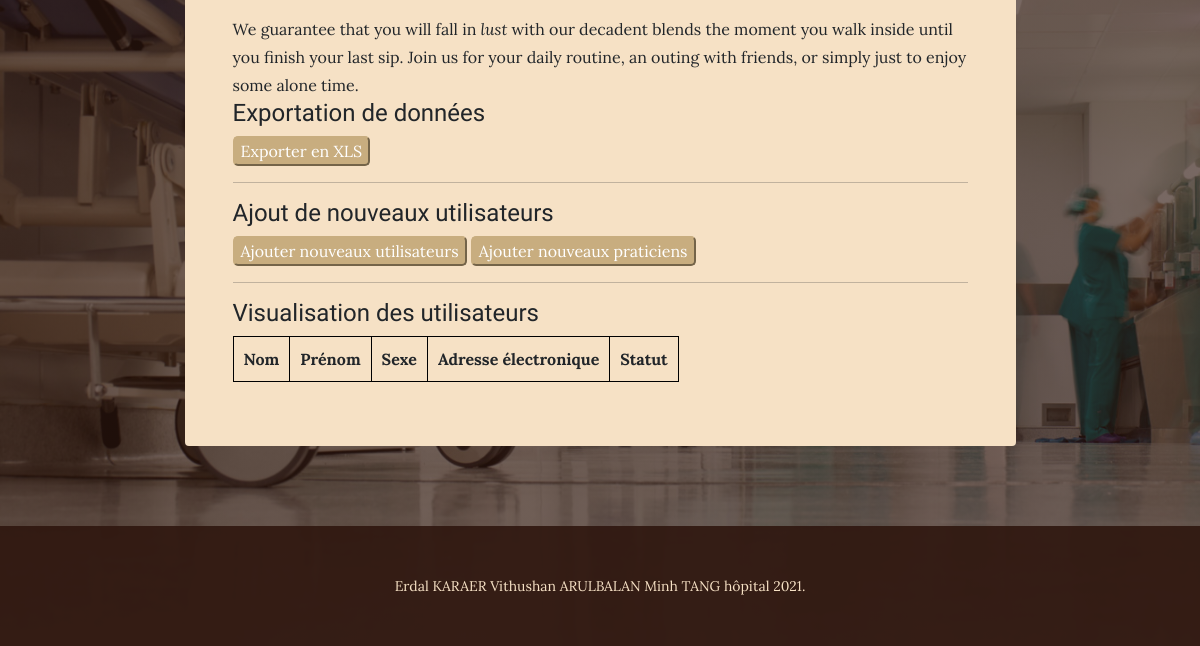
Before: /view/panel_admin.php (lower part) with the older database file.
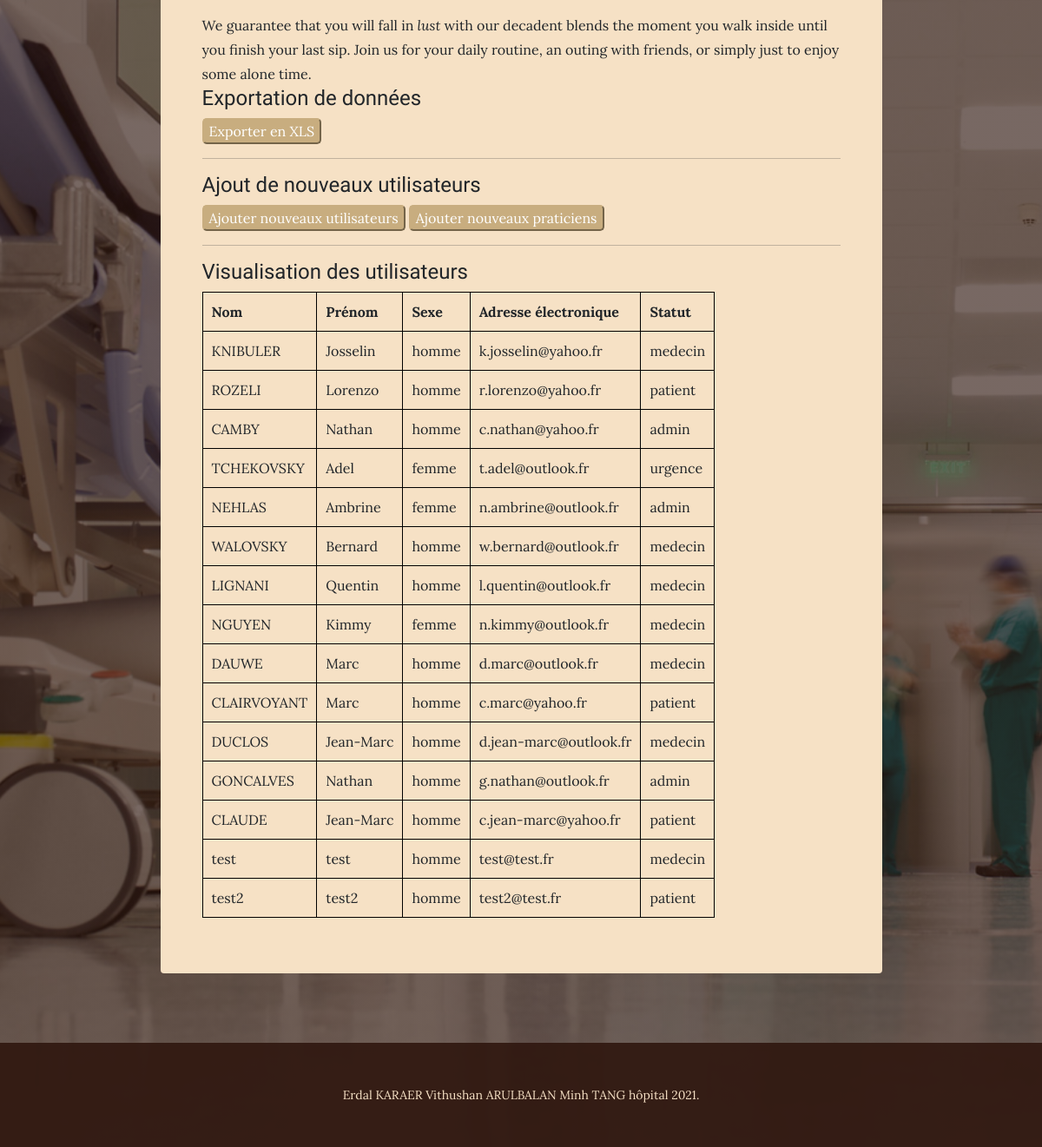
After: the same page with the newer database file.
### tables this page shows
CREATE TABLE IF NOT EXISTS `utilisateur` (
  `id` int(10) UNSIGNED NOT NULL AUTO_INCREMENT,
  `nom` varchar(255) NOT NULL,
  `prenom` varchar(255) NOT NULL,
  `sexe` varchar(255) NOT NULL,
  `mail` varchar(255) NOT NULL,
  `mdp` varchar(255) NOT NULL,
  `statut` varchar(255) NOT NULL,
  PRIMARY KEY (`id`)
);

### back/manager/manager.php (called while the page is built, shortened)
<?php
class manager
{
  public function connexionBdd()
  {
    try {
      $db = new PDO('mysql:host='.$_ENV["bdd_host"].';dbname='.$_ENV["bdd_name"].';charset=utf8', $_ENV["bdd_user"], $_ENV["bdd_password"]);
    } catch (Exception $e) {
      die('Error:' . $e->getMessage());
    }
    return $db;
  }
  public function afficherUtilisateurs() {
  $sql = $this->connexionBdd()->prepare('SELECT nom, prenom, sexe, mail, statut FROM utilisateur');
  $sql->execute();
  $result = $sql->fetchAll();
  return $result;
}
}
?>

### view/panel_admin.php (the view, shortened to what this page needs)
<!DOCTYPE html>
<html lang="en">
<?php
require_once($_SERVER['DOCUMENT_ROOT'].'/Projet_hopital/back/manager/manager.php');
 ?>
    <head>
        <link href="/Projet_hopital/css/styles.css" rel="stylesheet" />
    </head>
    <body>
        <?php include '../include/header.php'; ?>
        <br>
        <br>
        <section class="page-section about-heading">
            <div class="container">
                <div class="about-heading-content">
                    <div class="row">
                        <div class="col-xl-9 col-lg-10 mx-auto">
                            <div class="bg-faded rounded p-5">
                                <p class="mb-0">
                                    We guarantee that you will fall in
                                    <em>lust</em>
                                    with our decadent blends the moment you walk inside until you finish your last sip. Join us for your daily routine, an outing with friends, or simply just to enjoy some alone time.
                                </p>
                                <caption>
                                  <h4>
                                    Exportation de données
                                  </h4>
                                </caption>
                                <form action="" method="post">
                                  <input type="button" class="btninsc" value="Exporter en XLS">
                                </form>
                                <hr>
                                <caption>
                                  <h4>
                                    Ajout de nouveaux utilisateurs
                                  </h4>
                                </caption>
                                <input type="button" class="btninsc" value="Ajouter nouveaux utilisateurs" onClick="location.href='../forms/adminAjoutUsers.php'">
                                <input type="button" class="btninsc" value="Ajouter nouveaux praticiens" onClick="location.href='../forms/adminAjoutPraticiens.php'">
                                <hr>
                                <caption>
                                  <h4>
                                    Visualisation des utilisateurs
                                  </h4>
                                </caption>
                                <div class="table">
                                  <table>
                                    <?php
                                    $manager = new manager();
                                    $result = $manager->afficherUtilisateurs();
                                    ?>
                                    <thead>
                                      <tr>
                                        <th>Nom</th>
                                        <th>Prénom</th>
                                        <th>Sexe</th>
                                        <th>Adresse électronique</th>
                                        <th>Statut</th>
                                      </tr>
                                    </thead>
                                    <tbody>
                                        <?php
                                        foreach($result as $keys => $values) {
                                         ?>
                                         <tr>
                                           <td> <?=$values['nom']; ?> </td>
                                           <td> <?=$values['prenom']; ?></td>
                                           <td> <?=$values['sexe']; ?></td>
                                           <td> <?=$values['mail']; ?></td>
                                           <td> <?=$values['statut']; ?></td>
                                         </tr>
                                      <?php
                                        }
                                      ?>
                                    </tbody>
                                  </table>
                                </div>
                            </div>
                        </div>
                    </div>
                </div>
            </div>
        </section>
        <?php include '../include/footer.php'; ?>
    </body>
</html>

### include/header.php (shortened to what this page needs)
<!DOCTYPE html>
<html lang="en">
<?php
require_once($_SERVER['DOCUMENT_ROOT'].'/Projet_hopital/back/manager/manager.php');
?>
<head>
</head>
<body>
</body>
</html>

### include/footer.php
<!DOCTYPE html>
<html>
<footer class="footer text-faded text-center py-5">
    <div class="container"><p class="m-0 small">Erdal KARAER Vithushan ARULBALAN Minh TANG hôpital 2021.</p></div>
</footer>
</html>

### view/panel_admin.php (style rules this page uses)
table { border-collapse: collapse; }
td, th { border: 1px solid black; padding: 10px; }

Changed rows visible on the page:
added utilisateur: nom "KNIBULER", prenom "Josselin", sexe "homme", mail "k.josselin@yahoo.fr", statut "medecin"
added utilisateur: nom "ROZELI", prenom "Lorenzo", sexe "homme", mail "r.lorenzo@yahoo.fr", statut "patient"
added utilisateur: nom "CAMBY", prenom "Nathan", sexe "homme", mail "c.nathan@yahoo.fr", statut "admin"
added utilisateur: nom "TCHEKOVSKY", prenom "Adel", sexe "femme", mail "t.adel@outlook.fr", statut "urgence"
added utilisateur: nom "NEHLAS", prenom "Ambrine", sexe "femme", mail "n.ambrine@outlook.fr", statut "admin"
added utilisateur: nom "WALOVSKY", prenom "Bernard", sexe "homme", mail "w.bernard@outlook.fr", statut "medecin"
added utilisateur: nom "LIGNANI", prenom "Quentin", sexe "homme", mail "l.quentin@outlook.fr", statut "medecin"
added utilisateur: nom "NGUYEN", prenom "Kimmy", sexe "femme", mail "n.kimmy@outlook.fr", statut "medecin"
added utilisateur: nom "DAUWE", prenom "Marc", sexe "homme", mail "d.marc@outlook.fr", statut "medecin"
added utilisateur: nom "CLAIRVOYANT", prenom "Marc", sexe "homme", mail "c.marc@yahoo.fr", statut "patient"
added utilisateur: nom "DUCLOS", prenom "Jean-Marc", sexe "homme", mail "d.jean-marc@outlook.fr", statut "medecin"
added utilisateur: nom "GONCALVES", prenom "Nathan", sexe "homme", mail "g.nathan@outlook.fr", statut "admin"
added utilisateur: nom "CLAUDE", prenom "Jean-Marc", sexe "homme", mail "c.jean-marc@yahoo.fr", statut "patient"
added utilisateur: nom "test", prenom "test", sexe "homme", mail "test@test.fr", statut "medecin"
added utilisateur: nom "test2", prenom "test2", sexe "homme", mail "test2@test.fr", statut "patient"
